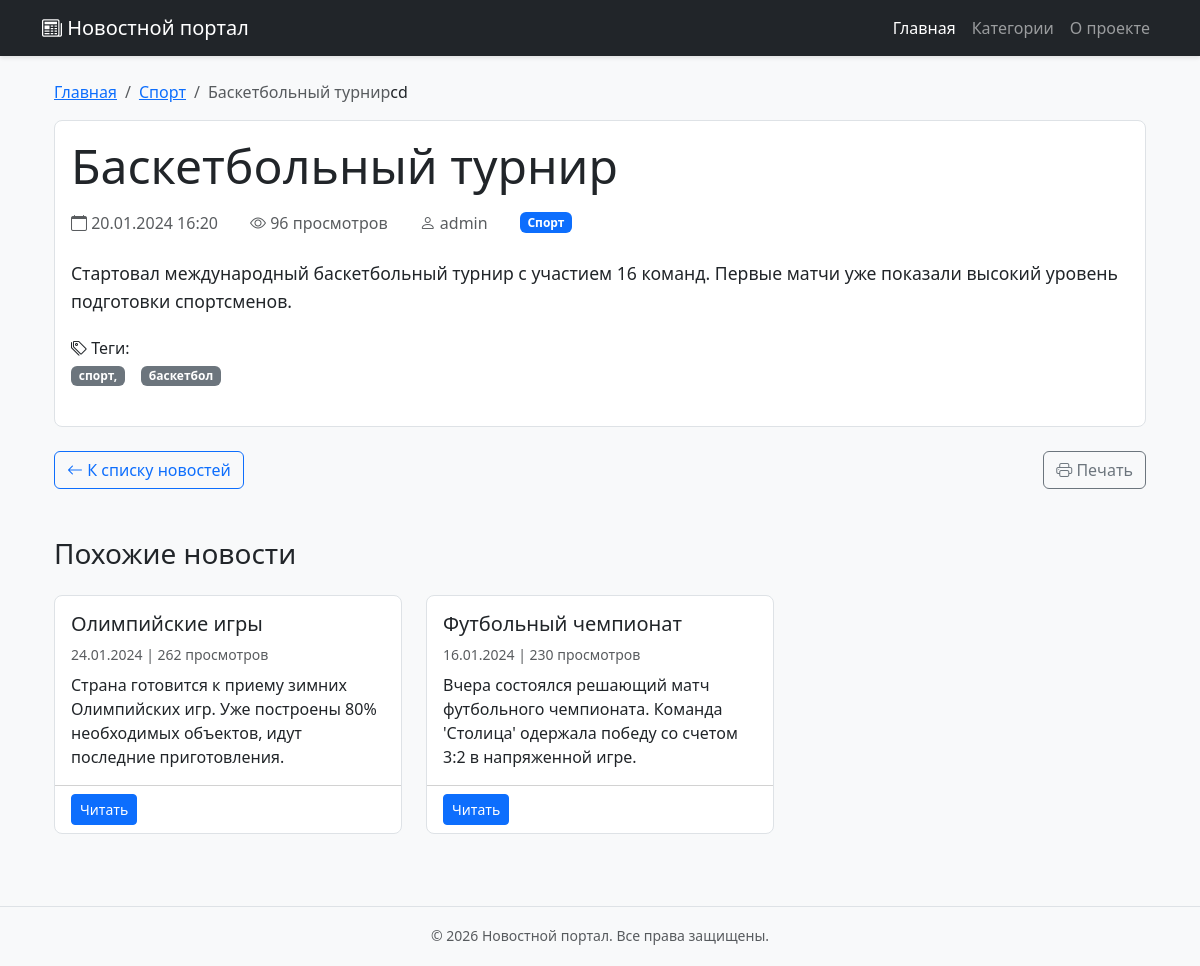
Page /news/6/ on the earlier database version.
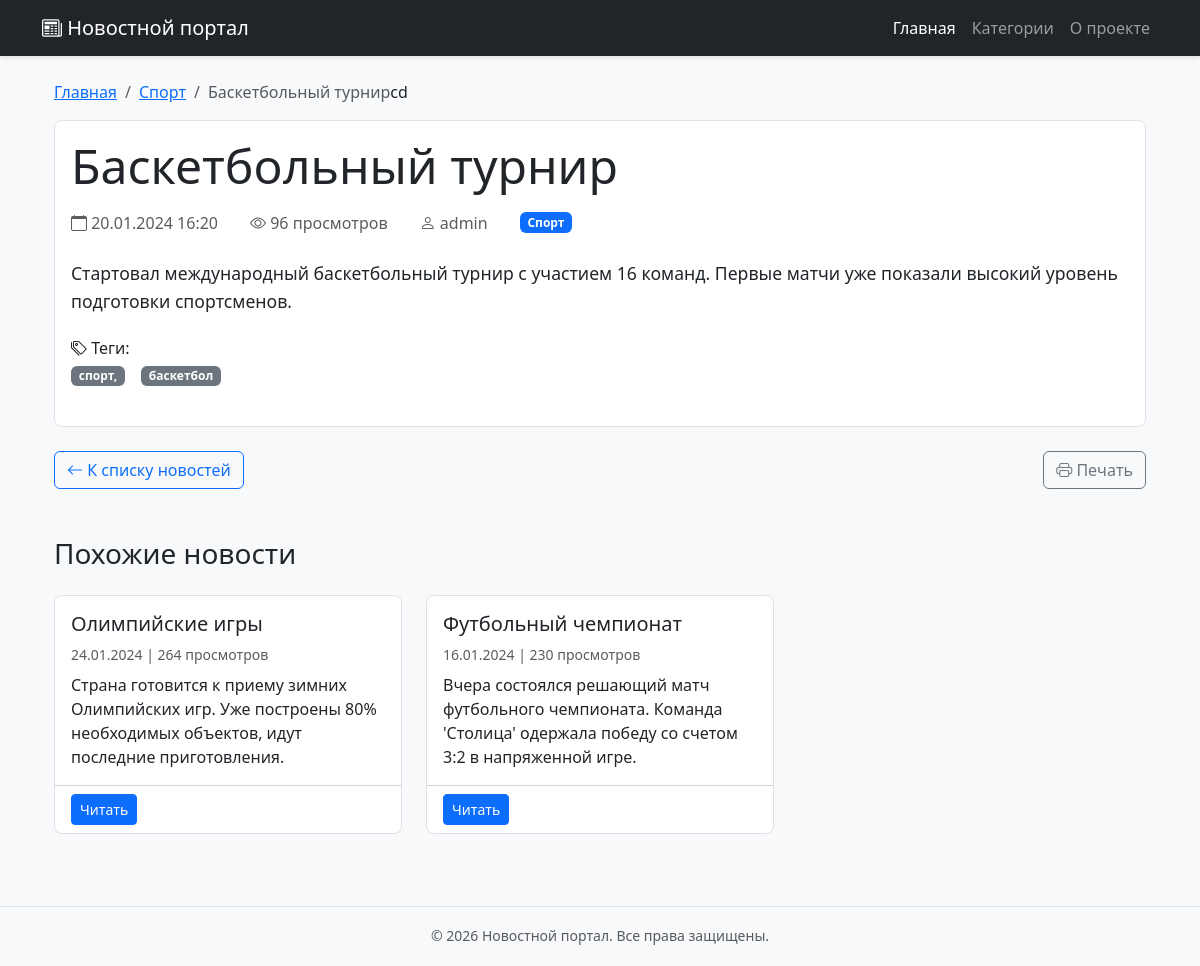
Same page on the later database version.
### news/models.py (models this page shows, shortened)
class News(models.Model):
    DRAFT = 'draft'
    PUBLISHED = 'published'
    ARCHIVED = 'archived'
    STATUS_CHOICES = [
        (DRAFT, 'Черновик'),
        (PUBLISHED, 'Опубликовано'),
        (ARCHIVED, 'В архиве'),
    ]
    title = models.CharField(max_length=200, verbose_name='Заголовок')
    slug = models.SlugField(max_length=200, unique=True, verbose_name='URL-адрес')
    content = models.TextField(verbose_name='Содержание')
    short_description = models.TextField(max_length=500, verbose_name='Краткое описание', blank=True)
    category = models.ForeignKey(
        Category,
        on_delete=models.CASCADE,
        related_name='news',
        verbose_name='Категория'
    )
    author = models.ForeignKey(
        User,
        on_delete=models.CASCADE,
        related_name='news',
        verbose_name='Автор'
    )
    status = models.CharField(
        max_length=20,
        choices=STATUS_CHOICES,
        default=DRAFT,
        verbose_name='Статус'
    )
    created_at = models.DateTimeField(auto_now_add=True, verbose_name='Дата создания')
    updated_at = models.DateTimeField(auto_now=True, verbose_name='Дата обновления')
    published_at = models.DateTimeField(blank=True, null=True, verbose_name='Дата публикации')
    image = models.ImageField(
        upload_to='news/images/%Y/%m/%d/',
        verbose_name='Изображение',
        blank=True,
        null=True
    )
    views = models.PositiveIntegerField(default=0, verbose_name='Количество просмотров')
    tags = models.CharField(max_length=200, verbose_name='Теги', blank=True)
    meta_title = models.CharField(max_length=200, verbose_name='Meta заголовок', blank=True)
    meta_description = models.TextField(verbose_name='Meta описание', blank=True)
    class Meta:
        verbose_name = 'Новость'
        verbose_name_plural = 'Новости'
        ordering = ['-created_at']
        indexes = [
            models.Index(fields=['-created_at']),
            models.Index(fields=['status']),
            models.Index(fields=['category']),
        ]
    def save(self, *args, **kwargs):
        if self.status == self.PUBLISHED and not self.published_at:
            from django.utils import timezone
            self.published_at = timezone.now()
        elif self.status != self.PUBLISHED:
            self.published_at = None
        super().save(*args, **kwargs)

class Category(models.Model):
    name = models.CharField(max_length=100, verbose_name='Название категории')
    slug = models.SlugField(max_length=150, unique=True, verbose_name='URL-адрес')
    description = models.TextField(verbose_name='Описание', blank=True)
    created_at = models.DateTimeField(auto_now_add=True, verbose_name='Дата создания')
    class Meta:
        verbose_name = 'Категория'
        verbose_name_plural = 'Категории'
        ordering = ['name']

### news/views.py (the view)
# urls.py: path('news/<int:news_id>/', views.news_detail, name='news_detail'),
def news_detail(request, news_id):
    try:
        news_item = get_object_or_404(News, id=news_id, status='published')
        news_item.views += 1
        news_item.save(update_fields=['views'])
        related_news = News.objects.filter(
            category=news_item.category,
            status='published'
        ).exclude(id=news_id).order_by('-created_at')[:3]
        context = {
            'news': news_item,
            'title': news_item.title,
            'related_news': related_news,
        }
        return render(request, 'news/news_detail.html', context)
    except News.DoesNotExist:
        raise Http404("Новость не найдена")

### news/templates/news/news_detail.html (shortened to what this page needs)
{% extends 'news/base.html' %}
{% load static %}
{% block content %}
<div class="container mt-4">
    <nav aria-label="breadcrumb">
        <ol class="breadcrumb">
            <li class="breadcrumb-item"><a href="{% url 'index' %}">Главная</a></li>
            <li class="breadcrumb-item"><a href="#">{{ news.category.name }}</a></li>
            <li class="breadcrumb-item active">{{ news.title|truncatechars:30 }}</li>
        cd
    </nav>
    <div class="card mb-4">
        <div class="card-body">
            <h1 class="card-title display-5 mb-3">{{ news.title }}</h1>
            <div class="d-flex flex-wrap align-items-center gap-3 mb-4 text-muted">
                <span><i class="bi bi-calendar"></i> {{ news.created_at|date:"d.m.Y H:i" }}</span>
                <span><i class="bi bi-eye"></i> {{ news.views }} просмотров</span>
                <span><i class="bi bi-person"></i> {{ news.author.username|default:"admin" }}</span>
                <span class="badge bg-primary">{{ news.category.name }}</span>
            </div>
            <div class="news-content mb-4">
                {{ news.content|linebreaks }}
            </div>
            {% if news.tags %}
            <div class="mb-4">
                <h6><i class="bi bi-tags"></i> Теги:</h6>
                <div class="d-flex flex-wrap gap-2">
                    {% for tag in news.tags.split %}
                    <span class="badge bg-secondary">{{ tag }}</span>
                    {% endfor %}
                </div>
            </div>
            {% endif %}
        </div>
    </div>
    <div class="d-flex justify-content-between mb-5">
        <a href="{% url 'index' %}" class="btn btn-outline-primary">
            <i class="bi bi-arrow-left"></i> К списку новостей
        </a>
        <button class="btn btn-outline-secondary" onclick="window.print()">
            <i class="bi bi-printer"></i> Печать
        </button>
    </div>
    {% if related_news %}
    <div class="mb-5">
        <h3 class="mb-4">Похожие новости</h3>
        <div class="row">
            {% for related in related_news %}
            <div class="col-md-6 col-lg-4 mb-4">
                <div class="card h-100">
                    <div class="card-body">
                        <h5 class="card-title">{{ related.title }}</h5>
                        <p class="card-text text-muted small mb-2">
                            {{ related.created_at|date:"d.m.Y" }} | {{ related.views }} просмотров
                        </p>
                        <p class="card-text">{{ related.content|truncatewords:20 }}</p>
                    </div>
                    <div class="card-footer bg-transparent">
                        <a href="{% url 'news_detail' related.id %}" class="btn btn-primary btn-sm">Читать</a>
                    </div>
                </div>
            </div>
            {% endfor %}
        </div>
    </div>
    {% endif %}
</div>
<link rel="stylesheet" href="https://cdn.jsdelivr.net/npm/bootstrap-icons@1.11.1/font/bootstrap-icons.css">
{% endblock %}

### news/templates/news/base.html (shortened to what this page needs)
<!DOCTYPE html>
<html lang="ru">
<head>
    {% load static %}
    <link href="https://cdn.jsdelivr.net/npm/bootstrap@5.3.2/dist/css/bootstrap.min.css" rel="stylesheet">
    <link rel="stylesheet" href="https://cdn.jsdelivr.net/npm/bootstrap-icons@1.11.1/font/bootstrap-icons.css">
</head>
<body>
    <nav class="navbar navbar-expand-lg navbar-dark bg-dark mb-4">
        <div class="container">
            <a class="navbar-brand" href="{% url 'index' %}">
                <i class="bi bi-newspaper"></i> Новостной портал
            </a>
            <div class="collapse navbar-collapse" id="navbarNav">
                <ul class="navbar-nav ms-auto">
                    <li class="nav-item">
                        <a class="nav-link active" href="{% url 'index' %}">Главная</a>
                    </li>
                    <li class="nav-item">
                        <a class="nav-link" href="#">Категории</a>
                    </li>
                    <li class="nav-item">
                        <a class="nav-link" href="#">О проекте</a>
                    </li>
                </ul>
            </div>
        </div>
    </nav>
    <main class="container mt-4">
        {% block content %}
        {% endblock %}
    </main>
    <footer class="footer mt-5 bg-light border-top">
        <div class="container py-3">
            <div class="text-center text-muted">
                <small>&copy; {% now "Y" %} Новостной портал. Все права защищены.</small>
            </div>
        </div>
    </footer>
</body>
</html>

### news/templates/news/base.html (style rules this page uses)
body { background-color: #f8f9fa; padding-bottom: 60px; }
.navbar { box-shadow: 0 2px 4px rgba(0,0,0,.1); }
.container { max-width: 1140px; }
footer { position: fixed; bottom: 0; width: 100%; height: 60px; background-color: #f5f5f5; }

### news/templates/news/news_detail.html (style rules this page uses)
.card { border: 1px solid #dee2e6; border-radius: 0.5rem; }
.card-title { color: #212529; }
.news-content { line-height: 1.6; font-size: 1.1rem; }
.mb-4 { margin-bottom: 1.5rem !important; }
.mb-5 { margin-bottom: 3rem !important; }
.d-flex.gap-3 > * { margin-right: 1rem; }
.d-flex.gap-2 > * { margin-right: 0.5rem; }

Differences in the rows shown:
changed News "Олимпийские игры": views "262" → "264"
